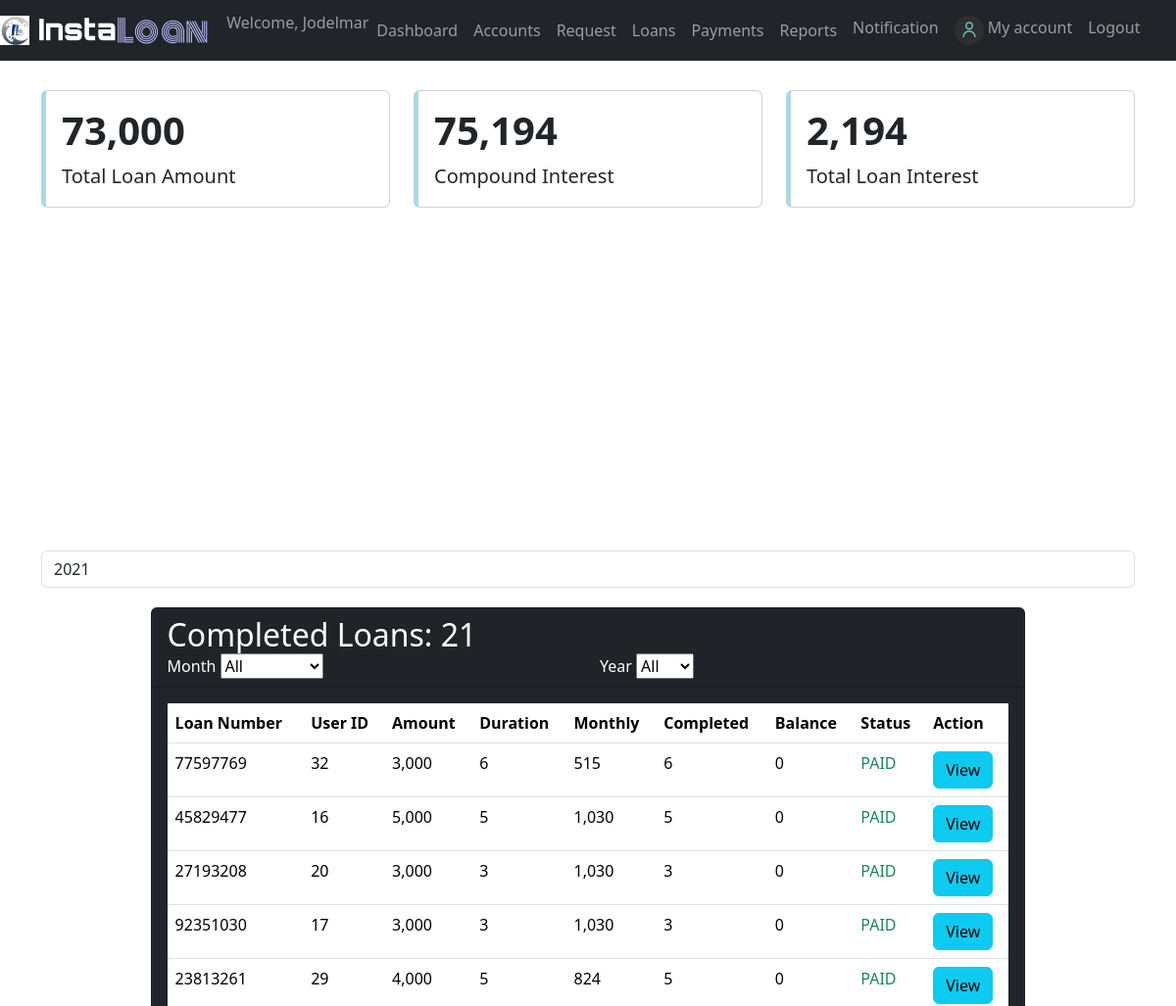
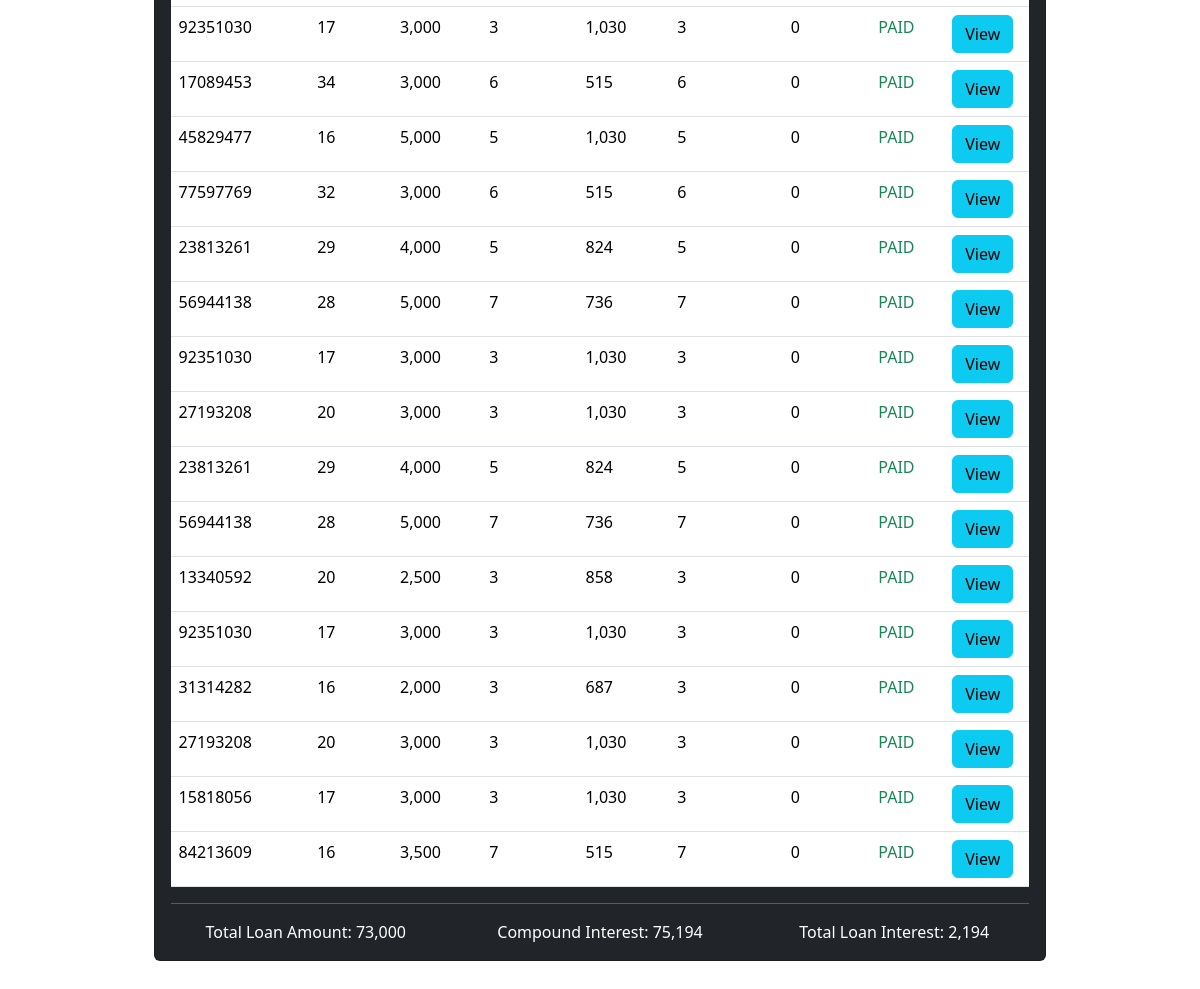
Page /Admin/reports.php (signed in) on the earlier database version (2 pictures, top to bottom).
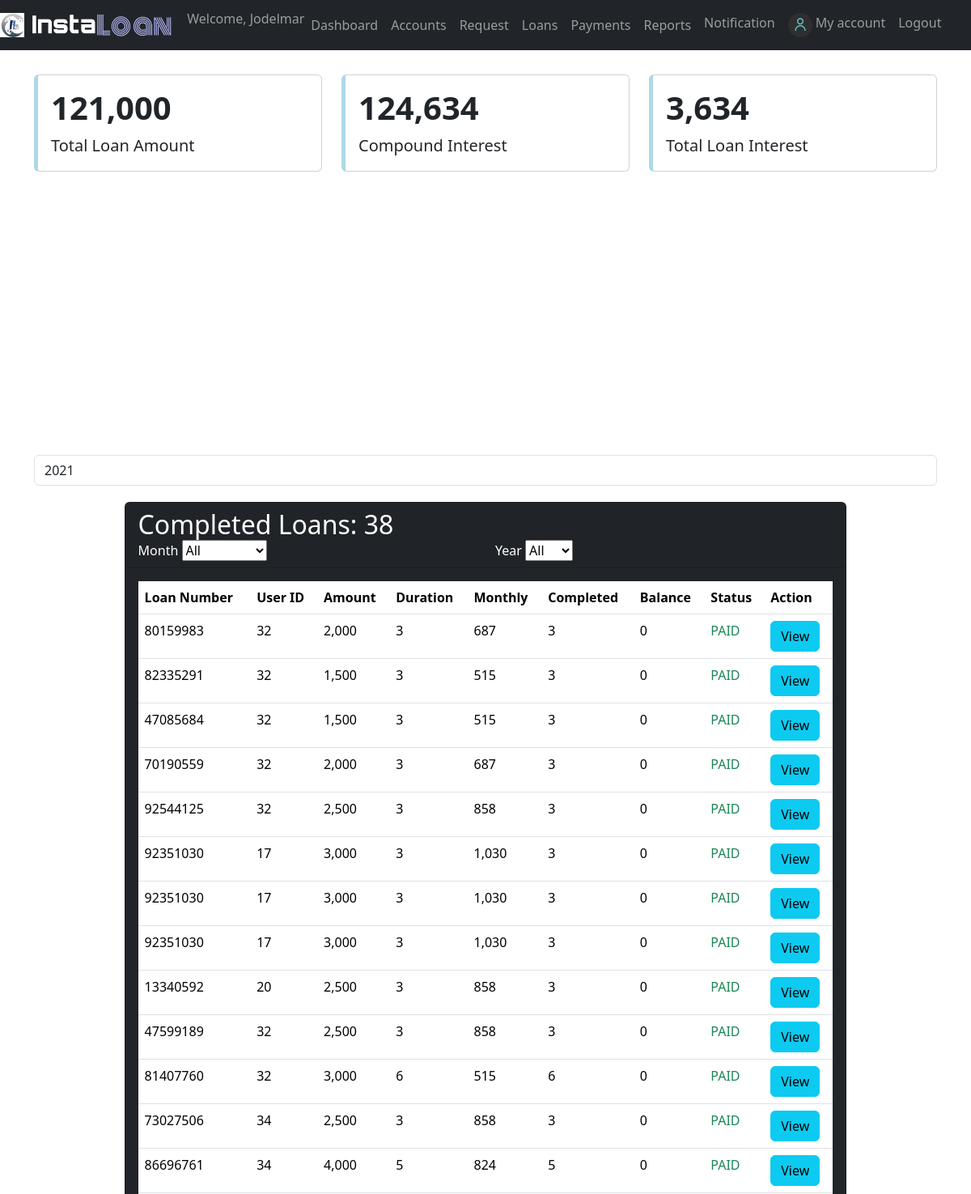
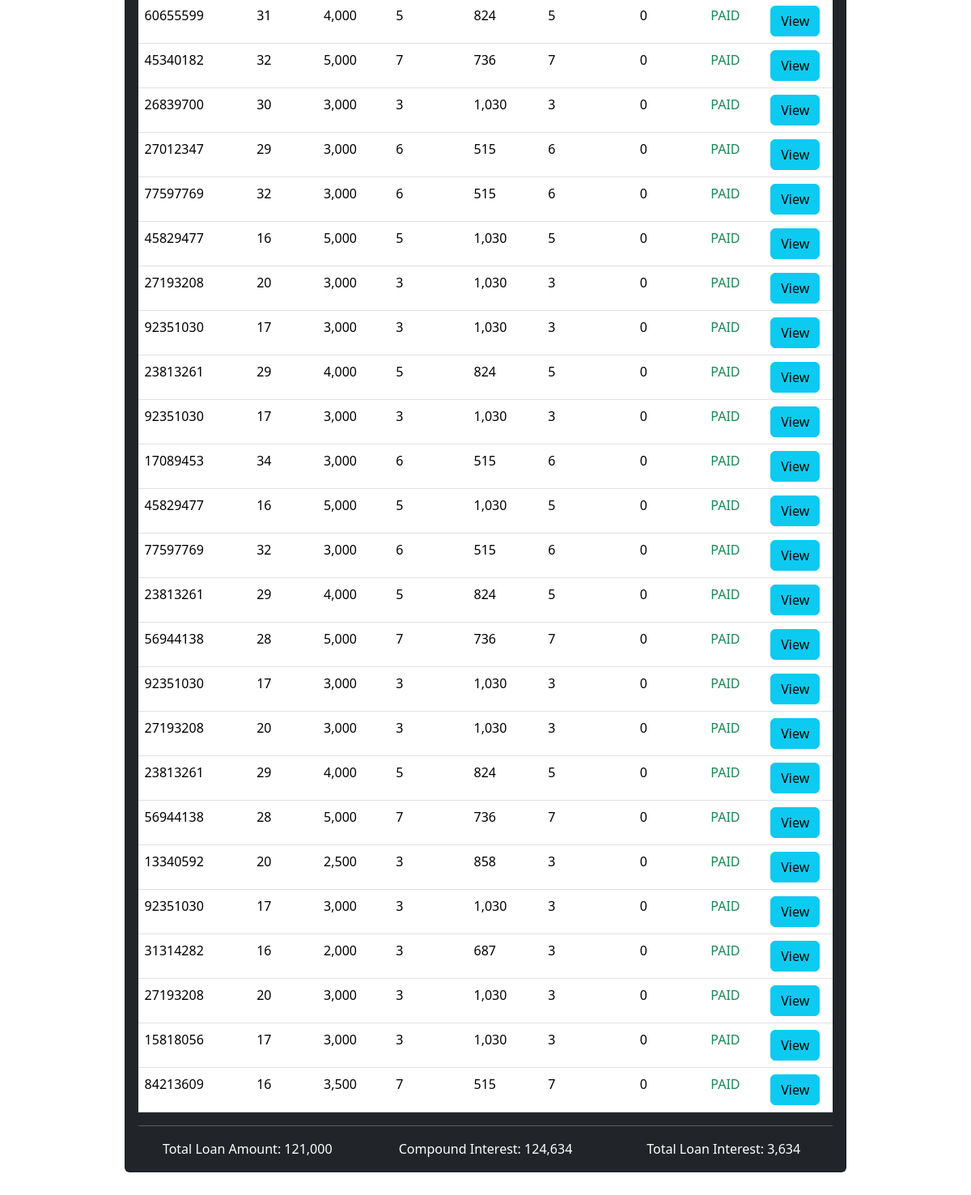
Same page on the later database version (2 pictures, top to bottom).
### tables this page shows
CREATE TABLE `loan` (
  `loan_id` int(100) NOT NULL,
  `user_id` int(100) NOT NULL,
  `amount` int(100) NOT NULL,
  `duration` int(12) NOT NULL,
  `monthly` int(100) NOT NULL,
  `completed` int(100) NOT NULL DEFAULT 0,
  `balance` int(100) NOT NULL,
  `loan_number` int(100) NOT NULL,
  `approve_by` varchar(50) NOT NULL,
  `date_approve` date NOT NULL DEFAULT current_timestamp(),
  `status` varchar(10) NOT NULL DEFAULT 'UNPAID'
);

### Admin/reports.php (the view, shortened to what the changed rows need)
<?php
    include("../config.php");
 ?>
<!DOCTYPE html>
<html lang="en">
<head>
	<link rel="stylesheet" href="../bootstrap/css/bootstrap.css">
	<link rel="stylesheet" href="../Lending App/bootstrap/css/bootstrap.min.css">
    <link rel="stylesheet" href="../fontawesome/css/all.css">
    <link rel="stylesheet" href="../styles.css">
</head>
<body>
    <?php
        $sql="SELECT SUM(amount) AS value_sum FROM loan WHERE status='PAID'";
        $stmt=$conn->query($sql);
        $row=$stmt->fetch(PDO::FETCH_ASSOC);
        $sum = $row['value_sum'];
        $sql="SELECT * FROM loan WHERE status='PAID'";
        $stmt=$conn->query($sql);
        $total=0;
        while($row=$stmt->fetch(PDO::FETCH_ASSOC)){
            $total=$total+($row['duration']*$row['monthly']);
        }
        $loan_interest=$total-$sum;
    ?>
    <div class="container">
        <div class="row">
            <div class="col-sm-4">
                <div class="card" style="border-left: 5px solid lightblue;">
                    <div class="card-body text-right">
                        <h1 class="card-title"><b><?php echo number_format($sum) ?></b></h1>
                    </div>
                </div>
            </div>
            <div class="col-sm-4">
                <div class="card" style="border-left: 5px solid lightblue;">
                <div class="card-body text-right">
                    <h1 class="card-title"><b><?php echo number_format($total) ?></b></h1>
                </div>
                </div>
            </div>
            <div class="col-sm-4">
                <div class="card" style="border-left: 5px solid lightblue;">
                <div class="card-body text-right">
                    <h1 class="card-title"><b><?php echo number_format($loan_interest) ?></b></h1>
                </div>
                </div>
            </div>
        </div>
    </div>
    <div class="container">
        <?php
            $sql="SELECT * FROM loan WHERE status='PAID'";
            if(isset($_GET['val']) || isset($_GET['year'])){
                $month=$_GET['val'];
                $year=$_GET['year'];
                if($month=="All" && $year=="All"){
                    $sql="SELECT * FROM loan WHERE status='PAID' ORDER BY loan_id DESC";
                }
                else if($month=="All" && $year!="All"){
                    $sql="SELECT * FROM loan WHERE status='PAID' AND YEAR(date_approve)='$year' ORDER BY loan_id DESC";
                }
                else if($month!="All" && $year=="All"){
                    $sql="SELECT * FROM loan WHERE status='PAID' AND MONTH(date(date_approve))='$month' ORDER BY loan_id DESC";
                }
                else{
                    $sql="SELECT * FROM loan WHERE status='PAID' AND MONTH(date(date_approve))='$month' AND YEAR(date_approve)='$year' ORDER BY loan_id DESC";
                }
            }
            else{
                $sql="SELECT * FROM loan WHERE status='PAID' ORDER BY loan_id DESC";
            }
            $stmt=$conn->query($sql);
        ?>
        <div class="card card-loan text-white bg-dark mx-auto" style="margin-top: 20px; margin-bottom: 50px;">
            <div class="card-header">
                <h2 class="d-inline">Completed Loans: <?php echo $stmt->rowCount(); ?></h2>
                <form action="" method="GET" id="my-form" class="float-right">
                    <div class="row">
                    </div>
                </form>
            </div>
            <div class="card-body">
            <table class="table table-hover table-responsive">
                    <thead>
                        <tr>
                            <th>Loan Number</th>
                            <th>User ID</th>
                            <th>Amount</th>
                            <th>Duration</th>
                            <th>Monthly</th>
                            <th>Completed</th>
                            <th>Balance</th>
                            <th>Status</th>
                            <th>Action</th>
                        </tr>
                    </thead>
                    <tbody>
                        <?php
                            while($row=$stmt->fetch(PDO::FETCH_ASSOC)){
                        ?>
                        <tr>
                            <?php
                                $id=$row['user_id'];
                                $sql="SELECT * FROM users WHERE user_id=$id";
                                $stmt2=$conn->query($sql);
                                $temp=$stmt2->fetch(PDO::FETCH_ASSOC);
                                $id=$row['approve_by'];
                                $sql="SELECT * FROM users WHERE user_id=$id";
                                $stmt3=$conn->query($sql);
                                $temp1=$stmt3->fetch(PDO::FETCH_ASSOC);
                            ?>
                            <td><?php echo $row['loan_number']; ?></td>
                            <td><?php echo $row['user_id']; ?></td>
                            <td><?php echo number_format($row['amount']); ?></td>
                            <td><?php echo $row['duration']; ?></td>
                            <td><?php echo number_format($row['monthly']); ?></td>
                            <td><?php echo $row['completed']; ?></td>
                            <td><?php echo number_format($row['balance']); ?></td>
                            <td class="text-success font-weight-bold"><?php echo $row['status']; ?></td>
                            <td>
                            <button class="btn btn-info" data-toggle="modal" data-target="#viewModal" onclick="getDetails('<?php echo $temp['first_name']; ?>',
                                                                                                                            '<?php echo $temp['last_name']; ?>',
                                                                                                                            '<?php echo $temp1['first_name']; ?>',
                                                                                                                            '<?php echo $temp1['last_name']; ?>',
                                                                                                                            <?php echo $row['amount']; ?>,
                                                                                                                            <?php echo $row['duration']; ?>,
                                                                                                                            <?php echo $row['balance']; ?>,
                                                                                                                            <?php echo $row['monthly']; ?>,
                                                                                                                            <?php echo $row['loan_number']; ?>,
                                                                                                                            <?php echo $row['completed']; ?>,
                                                                                                                            '<?php echo $row['date_approve']; ?>',
                                                                                                                            '<?php echo $row['status']; ?>')">View</button>
                            </td>
                        </tr>
                        <?php } ?>
                    </tbody>
                </table>
                <?php
                    if(isset($_GET['val']) || isset($_GET['year'])){
                        $month=$_GET['val'];
                        $year=$_GET['year'];
                        if($month=="All" && $year=="All"){
                            $sql="SELECT SUM(amount) AS value_sum FROM loan WHERE status='PAID'";
                            $stmt=$conn->query($sql);
                            $row=$stmt->fetch(PDO::FETCH_ASSOC);
                            $_sum = $row['value_sum'];
                            $sql="SELECT * FROM loan WHERE status='PAID'";
                            $stmt=$conn->query($sql);
                            $_total=0;
                            while($row=$stmt->fetch(PDO::FETCH_ASSOC)){
                                $_total=$_total+($row['duration']*$row['monthly']);
                            }
                            $_loan_interest=$_total-$_sum;
                        }
                        else if($month=="All" && $year!="All"){
                            $sql="SELECT SUM(amount) AS value_sum FROM loan WHERE status='PAID' AND YEAR(date_approve)='$year'";
                            $stmt=$conn->query($sql);
                            $row=$stmt->fetch(PDO::FETCH_ASSOC);
                            $_sum = $row['value_sum'];
                            $sql="SELECT * FROM loan WHERE status='PAID' AND YEAR(date_approve)='$year'";
                            $stmt=$conn->query($sql);
                            $_total=0;
                            while($row=$stmt->fetch(PDO::FETCH_ASSOC)){
                                $_total=$_total+($row['duration']*$row['monthly']);
                            }
                            $_loan_interest=$_total-$_sum;
                        }
                        else if($month!="All" && $year=="All"){
                            $sql="SELECT SUM(amount) AS value_sum FROM loan WHERE status='PAID' AND MONTH(date_approve)='$month'";
                            $stmt=$conn->query($sql);
                            $row=$stmt->fetch(PDO::FETCH_ASSOC);
                            $_sum = $row['value_sum'];
                            $sql="SELECT * FROM loan WHERE status='PAID' AND MONTH(date_approve)='$month'";
                            $stmt=$conn->query($sql);
                            $_total=0;
                            while($row=$stmt->fetch(PDO::FETCH_ASSOC)){
                                $_total=$_total+($row['duration']*$row['monthly']);
                            }
                            $_loan_interest=$_total-$_sum;
                        }
                        else{
                            $sql="SELECT SUM(amount) AS value_sum FROM loan WHERE status='PAID' AND MONTH(date(date_approve))='$month' AND YEAR(date_approve)='$year'";
                            $stmt=$conn->query($sql);
                            $row=$stmt->fetch(PDO::FETCH_ASSOC);
                            $_sum = $row['value_sum'];
                            $sql="SELECT * FROM loan WHERE status='PAID' AND MONTH(date(date_approve))='$month' AND YEAR(date_approve)='$year'";
                            $stmt=$conn->query($sql);
                            $_total=0;
                            while($row=$stmt->fetch(PDO::FETCH_ASSOC)){
                                $_total=$_total+($row['duration']*$row['monthly']);
                            }
                            $_loan_interest=$_total-$_sum;
                        }
                    }
                    else{
                        $sql="SELECT SUM(amount) AS value_sum FROM loan WHERE status='PAID'";
                        $stmt=$conn->query($sql);
                        $row=$stmt->fetch(PDO::FETCH_ASSOC);
                        $_sum = $row['value_sum'];
                        $sql="SELECT * FROM loan WHERE status='PAID'";
                        $stmt=$conn->query($sql);
                        $_total=0;
                        while($row=$stmt->fetch(PDO::FETCH_ASSOC)){
                            $_total=$_total+($row['duration']*$row['monthly']);
                        }
                        $_loan_interest=$_total-$_sum;
                    }
                ?>
                <div class="row text-center">
                    <div class="col font-weight-bold">Total Loan Amount: <?php echo number_format($_sum) ?></div>
                    <div class="col font-weight-bold">Compound Interest: <?php echo number_format($_total) ?></div>
                    <div class="col font-weight-bold">Total Loan Interest: <?php echo number_format($_loan_interest) ?></div>
                </div>
            </div>
        </div>
    </div>
</body>
</html>

Differences in the rows shown:
added loan: loan_number "80159983", user "32", amount "2,000", duration "3", monthly "687", completed "3", balance "0", status "PAID"
added loan: loan_number "82335291", user "32", amount "1,500", duration "3", monthly "515", completed "3", balance "0", status "PAID"
added loan: loan_number "47085684", user "32", amount "1,500", duration "3", monthly "515", completed "3", balance "0", status "PAID"
added loan: loan_number "70190559", user "32", amount "2,000", duration "3", monthly "687", completed "3", balance "0", status "PAID"
added loan: loan_number "92544125", user "32", amount "2,500", duration "3", monthly "858", completed "3", balance "0", status "PAID"
added loan: loan_number "92351030", user "17", amount "3,000", duration "3", monthly "1,030", completed "3", balance "0", status "PAID"
added loan: loan_number "92351030", user "17", amount "3,000", duration "3", monthly "1,030", completed "3", balance "0", status "PAID"
added loan: loan_number "92351030", user "17", amount "3,000", duration "3", monthly "1,030", completed "3", balance "0", status "PAID"
added loan: loan_number "13340592", user "20", amount "2,500", duration "3", monthly "858", completed "3", balance "0", status "PAID"
added loan: loan_number "47599189", user "32", amount "2,500", duration "3", monthly "858", completed "3", balance "0", status "PAID"
added loan: loan_number "81407760", user "32", amount "3,000", duration "6", monthly "515", completed "6", balance "0", status "PAID"
added loan: loan_number "73027506", user "34", amount "2,500", duration "3", monthly "858", completed "3", balance "0", status "PAID"
added loan: loan_number "86696761", user "34", amount "4,000", duration "5", monthly "824", completed "5", balance "0", status "PAID"
now on this page (row edited): loan: loan_number "60655599", user "31", amount "4,000", duration "5", monthly "824", completed "5", balance "0", status "PAID"
now on this page (row edited): loan: loan_number "45340182", user "32", amount "5,000", duration "7", monthly "736", completed "7", balance "0", status "PAID"
now on this page (row edited): loan: loan_number "26839700", user "30", amount "3,000", duration "3", monthly "1,030", completed "3", balance "0", status "PAID"
now on this page (row edited): loan: loan_number "27012347", user "29", amount "3,000", duration "6", monthly "515", completed "6", balance "0", status "PAID"
Other differences:
$sum: "73,000" → "121,000"
$total: "75,194" → "124,634"
$loan_interest: "2,194" → "3,634"
$stmt->rowCount(): "21" → "38"
$_sum: "73,000" → "121,000"
$_total: "75,194" → "124,634"
$_loan_interest: "2,194" → "3,634"
